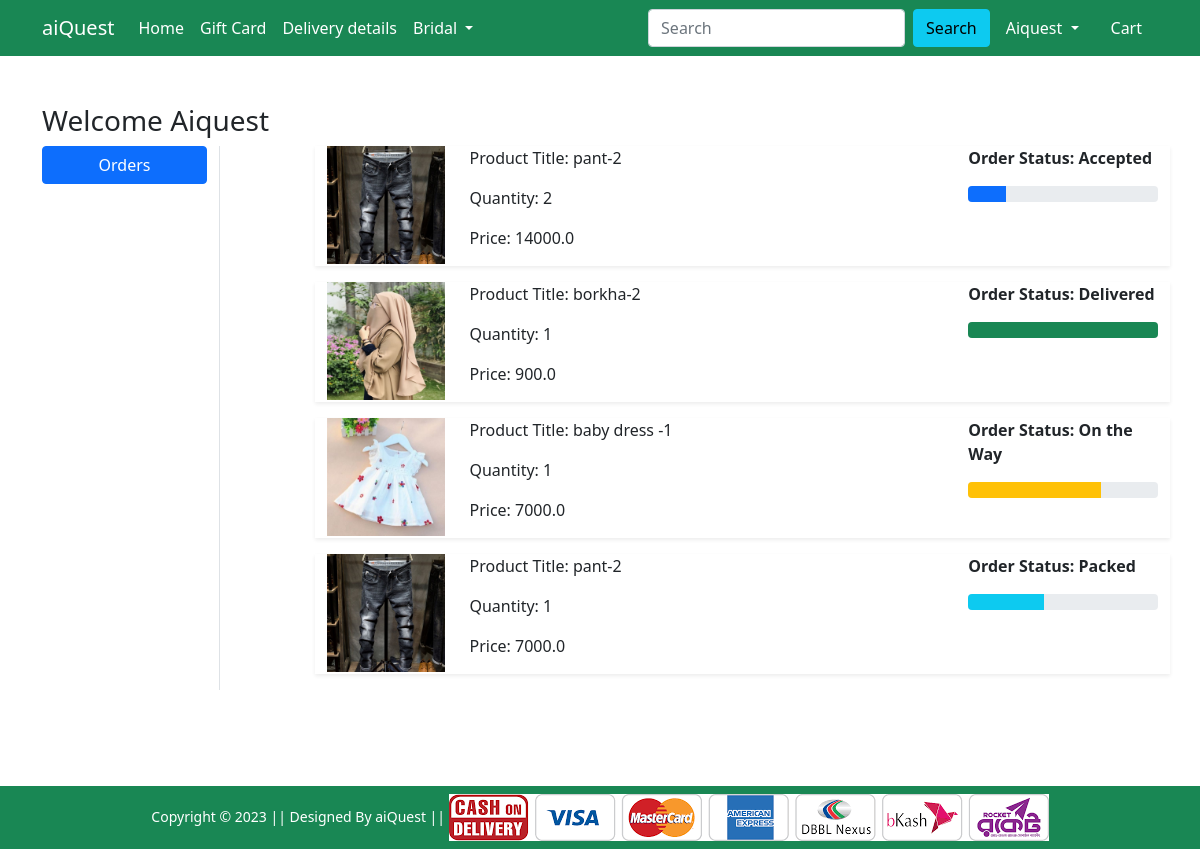
Screenshot of /orders/ (signed in) with the database file from the repository.
### Shop/models.py (models this page shows, shortened)
class OrderPlaced(models.Model):
    user = models.ForeignKey(User, on_delete=models.CASCADE)
    customer = models.ForeignKey(Customer, on_delete=models.CASCADE)
    product = models.ForeignKey(Product, on_delete=models.CASCADE)
    quantity = models.PositiveIntegerField(default=1)
    ordered_date = models.DateTimeField(auto_now_add=True)
    status = models.CharField(max_length=50, choices=STATUS_CHOICE, default='Pending')
    @property
    def total_cost(self):
        return self.quantity * self.product.discounted_price

class Product(models.Model):
    title = models.CharField(max_length=100)
    selling_price = models.FloatField()
    discounted_price = models.FloatField()
    description = models.TextField()
    brand = models.CharField(max_length=100)
    category = models.CharField(choices=CATEGORY_CHOICES,max_length=2)
    product_image = models.ImageField(upload_to='productimg')

### Shop/views.py (the view)
# urls.py: path('orders/', views.orders, name='orders'),
@login_required
def orders(request):
 op = OrderPlaced.objects.filter(user=request.user)
 return render(request, 'Shop/orders.html', {'order_placed':op})

### Shop/templates/Shop/orders.html (shortened to what this page needs)
{% extends 'Shop/base.html' %}
{% load static %}
{% block main-content %}
<div class="container my-5">
    <div class="row">
        <h3>Welcome <span class="text-capitalize">{{request.user}}</span></h3>
        <div class="col-sm-2 border-end">
            <ul class="list-unstyled">
                <li class="d-grid"><a href="{% url 'orders' %}" class="btn btn-primary">Orders</a></li>
            </ul>
        </div>
        <div class="col-sm-9 offset-sm-1">
            {% for op in order_placed %}
            <div class="row shadow-sm mb-3">
                <div class="col-sm-2">
                    <img src="{{op.product.product_image.url}}" alt="" srcset="" class="img-fluid" height="150"
                        width="150">
                </div>
                <div class="col-sm-7">
                    <p>Product Title: {{op.product.title}}</p>
                    <p>Quantity: {{op.quantity}}</p>
                    <p>Price: {{op.total_cost}}</p>
                </div>
                <div class="col-sm-3 fw-bold">
                    <p>Order Status: {{op.status}}</p>
                    {% if op.status == 'Accepted' %}
                    <div class="progress">
                        <div class="progress-bar" role="progressbar" style="width: 20%" aria-valuenow="20"
                            aria-valuemin="0" aria-valuemax="100">
                        </div>
                    </div>
                    {% endif %}
                    {% if op.status == 'Packed' %}
                    <div class="progress">
                        <div class="progress-bar bg-info" role="progressbar" style="width: 40%" aria-valuenow="40"
                            aria-valuemin="0" aria-valuemax="100">
                        </div>
                    </div>
                    {% endif %}
                    {% if op.status == 'On the Way' %}
                    <div class="progress">
                        <div class="progress-bar bg-warning" role="progressbar" style="width: 70%" aria-valuenow="70"
                            aria-valuemin="0" aria-valuemax="100">
                        </div>
                    </div>
                    {% endif %}
                    {% if op.status == 'Delivered' %}
                    <div class="progress">
                        <div class="progress-bar bg-success" role="progressbar" style="width: 100%" aria-valuenow="100"
                            aria-valuemin="0" aria-valuemax="100">
                        </div>
                    </div>
                    {% endif %}
                </div>
            </div>
            {% endfor %}
        </div>
    </div>
</div>
{% endblock main-content %}

### Shop/templates/Shop/base.html (shortened to what this page needs)
<!doctype html>
{% load static %}
<html lang="en">
<head>
    <link href="https://cdn.jsdelivr.net/npm/bootstrap@5.0.0-beta1/dist/css/bootstrap.min.css" rel="stylesheet"
>
    <link rel="stylesheet" href="{% static 'Shop/css/owl.carousel.min.css' %}">
    <link rel="stylesheet" href="{% static 'Shop/css/all.min.css' %}">
    <link rel="stylesheet" href="{% static 'Shop/css/style.css' %}">
</head>
<body>
    <nav class="navbar navbar-expand-lg navbar-dark bg-success">
        <div class="container">
            <a class="navbar-brand" href="/">aiQuest</a>
            <div class="collapse navbar-collapse" id="navbarSupportedContent">
                <ul class="navbar-nav me-auto mb-2 mb-lg-0">
                    <li class="nav-item">
                        <a class="nav-link active" aria-current="page" href="/">Home</a>
                    </li>
                    <li class="nav-item">
                        <a class="nav-link active" aria-current="page" href="#">Gift Card</a>
                    </li>
                    <li class="nav-item">
                        <a class="nav-link active" aria-current="page" href="#">Delivery details</a>
                    </li>
                    <li class="nav-item dropdown">
                        <a class="nav-link dropdown-toggle text-white" href="#" id="electronicsDropdown" role="button"
                            data-bs-toggle="dropdown" aria-expanded="false">
                            Bridal
                        </a>
                    </li>
                </ul>
                <form class="d-flex" action="{% url 'search' %}"   method="GET">
                    <input class="form-control me-2" name="quary"  type="search" placeholder="Search"
                    aria-label="Search">
                    <button class="btn btn-info" type="submit">Search</button>
                </form>
                <div>
                    <ul class="navbar-nav me-auto mb-2 mb-lg-0">
                        {% if request.user.is_authenticated %}
                        <li class="nav-item dropdown mx-2">
                            <a class="nav-link dropdown-toggle text-white" href="#" id="profileDropdown" role="button"
                                data-bs-toggle="dropdown" aria-expanded="false">
                                {{request.user.username|capfirst}}
                            </a>
                        </li>
                        <li class="nav-item mx-2">
                            <a href="{% url 'showcart' %}" class="nav-link text-white"> Cart </a>
                        </li>
                        {% endif %}
                    </ul>
                </div>
            </div>
        </div>
    </nav>
    {% block main-content %} {% endblock main-content %}
    <footer class="container-fluid bg-success text-center p-2 mt-5">
        <small class="text-white">Copyright &copy; 2023 || Designed By aiQuest || </small>
        <img src="{% static 'Shop/images/paymentlogo.png' %}" alt="" srcset="" class="img-fluid" height="2px">
    </footer>
</body>
</html>

### Shop/static/Shop/css/style.css (style rules this page uses)
body { display: flex; flex-direction: column; min-height: 100vh; margin: 0; }
.container-fluid.bg-success { margin-top: auto; }

### rows the page displays
OrderPlaced: product.product_image (picture), product "pant-2", quantity "2", total_cost "14000.0", status "Accepted"
OrderPlaced: product.product_image (picture), product "borkha-2", quantity "1", total_cost "900.0", status "Delivered"
OrderPlaced: product.product_image (picture), product "baby dress -1", quantity "1", total_cost "7000.0", status "On the Way"
OrderPlaced: product.product_image (picture), product "pant-2", quantity "1", total_cost "7000.0", status "Packed"

### other values shown
{{ request.user.username|capfirst }} "Aiquest"
{{ request.user }} "Aiquest"
